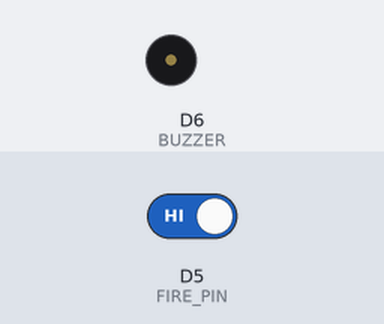
Bench run of a sketch on a simulated ESP8266 (NodeMCU). Parts: buzzer (waves = sounding, pin HIGH). The inputs (shaded band) are chosen by the test bench; at power-on: D5 (FIRE_PIN) HIGH. WiFi joins after 1.5 s; servers stay silent unless stated; what the sketch prints to the serial monitor is not drawn.

Above: at 2.7 s.
2.8 s: D5 (FIRE_PIN) driven LOW
At 3.8 s:
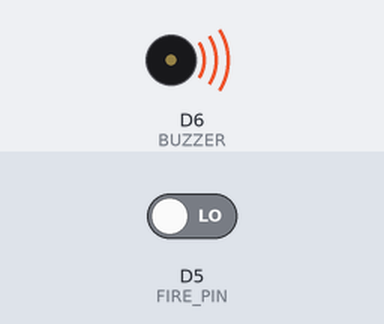
4.4 s: D5 (FIRE_PIN) driven HIGH
At 5.0 s:
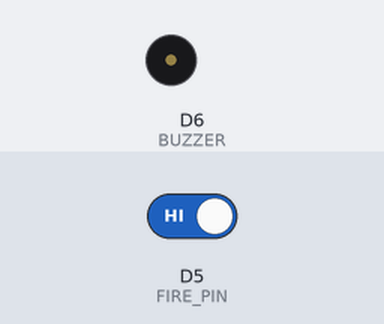
Timing chart, 0 to 7.4 s (numbered marks = the images above; inputs shaded):
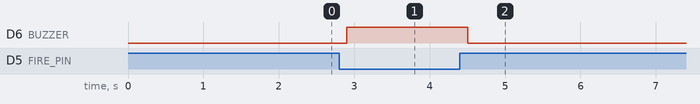

Measured:
- after the input at 2.8 s, D6 (BUZZER): LOW → HIGH after 0.10 s
- after the input at 4.4 s, D6 (BUZZER): HIGH → LOW after 0.10 s

The sketch:

IoT_Fire_Alarm.ino
```cpp
// (licence header left out)
// -------- Libraries --------
#include <ESP8266WiFi.h>
#include <WiFiClientSecure.h>

// -------- WiFi Credentials (Replace Before Upload) --------
const char* ssid = "YOUR_WIFI_NAME";
const char* pass = "YOUR_WIFI_PASSWORD";

// -------- Telegram Bot Credentials (Keep Private) --------
String BOT_TOKEN = "YOUR_BOT_TOKEN";
String CHAT_ID   = "YOUR_CHAT_ID";

// -------- Pin Configuration --------
#define FIRE_PIN D5   // Fire sensor digital output (LOW = Fire)
#define BUZZER   D6   // Buzzer output

WiFiClientSecure client;

// -------- Alert Control Variables --------
int lastState = HIGH;                // HIGH = No fire detected
unsigned long lastAlert = 0;
const unsigned long repeatTime = 30000UL;  // 30 seconds

// Setup
void setup() {

  Serial.begin(115200);

  pinMode(FIRE_PIN, INPUT);
  pinMode(BUZZER, OUTPUT);
  digitalWrite(BUZZER, LOW);

  // Connect to WiFi
  WiFi.begin(ssid, pass);
  while (WiFi.status() != WL_CONNECTED) {
    delay(500);
  }

  // Skip certificate validation (for simplicity)
  client.setInsecure();

  Serial.println("System Ready");
}

// Main Loop
void loop() {

  int state = digitalRead(FIRE_PIN);   // LOW = Fire detected
  unsigned long now = millis();

  // -------- Fire Detected (Transition HIGH → LOW) --------
  if (state == LOW && lastState == HIGH) {

    digitalWrite(BUZZER, HIGH);   // Continuous alarm
    sendMsg("🔥 Fire Detected!");
    lastAlert = now;
  }

  // -------- Repeat Alert Every 30 Seconds --------
  if (state == LOW && (now - lastAlert >= repeatTime)) {

    sendMsg("🔥 Fire Still Detected!");
    lastAlert = now;
  }

  // -------- Fire Cleared (Transition LOW → HIGH) --------
  if (state == HIGH && lastState == LOW) {

    digitalWrite(BUZZER, LOW);
    sendMsg("✅ Fire Cleared.");
    lastAlert = 0;
  }

  lastState = state;
  delay(200);   // Small debounce delay
}

// Send Telegram Message
void sendMsg(String txt) {

  if (!client.connect("api.telegram.org", 443)) {
    return;
  }

  String url = "/bot" + BOT_TOKEN +
               "/sendMessage?chat_id=" + CHAT_ID +
               "&text=" + txt;

  client.print(String("GET ") + url + " HTTP/1.1\r\n" +
               "Host: api.telegram.org\r\n" +
               "Connection: close\r\n\r\n");
}
```
